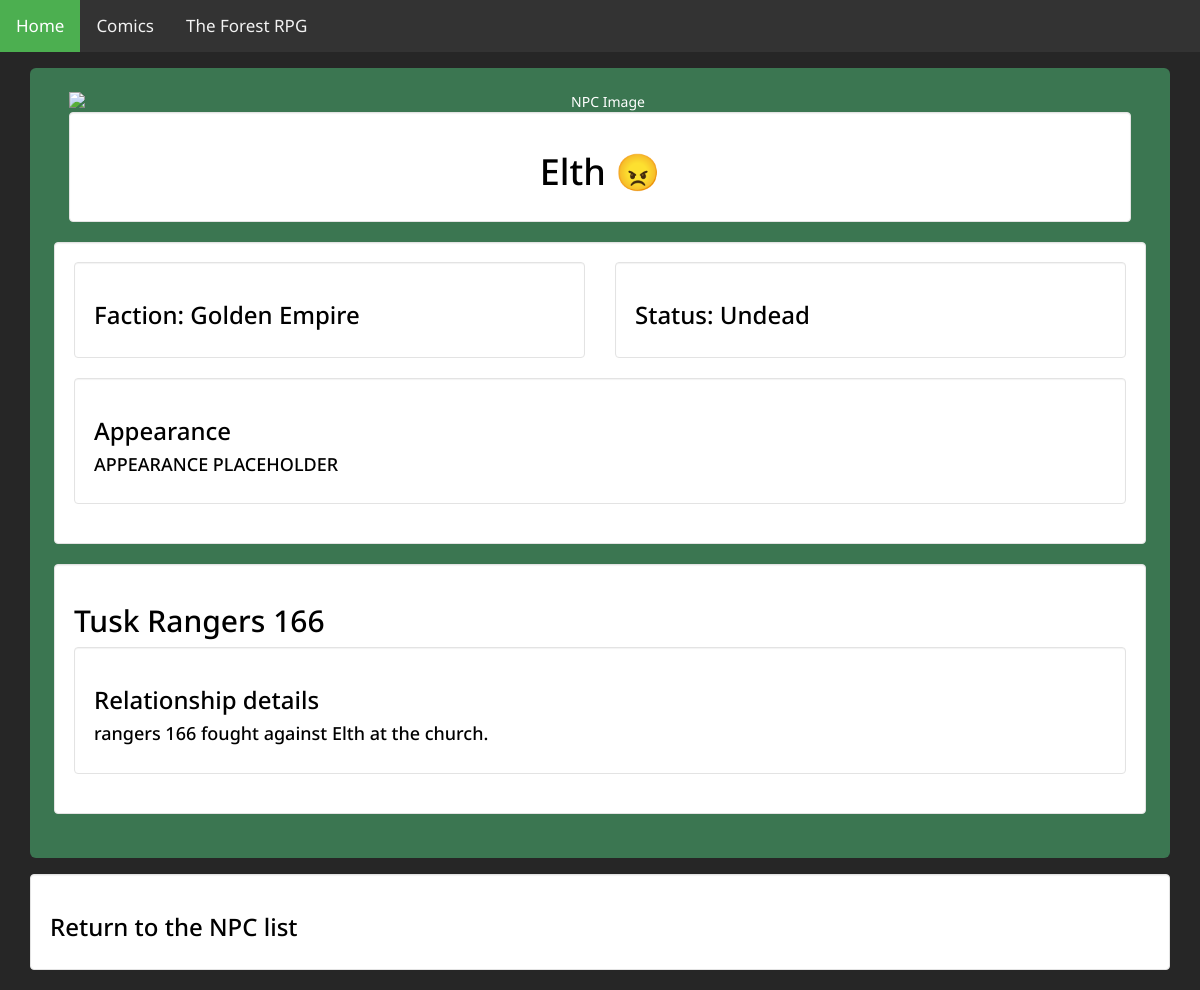
Page /rpg/group/3/npc/2 on the committed database.
### stats/models.py (models this page shows, shortened)
class NPC_Disposition(models.Model):
	NID = models.ForeignKey(NPC, on_delete=models.CASCADE)
	GID = models.ForeignKey(Group, on_delete=models.CASCADE)
	Disposition = models.IntegerField(default=0)
	Details = models.CharField(max_length=2000,blank=True, null=True)
	EmogiOverride = models.CharField(max_length=5,blank=True, null=True)
	GC_notes = models.CharField(max_length=2000,blank=True, null=True)
	class Meta:
		unique_together = ('NID', 'GID')
		verbose_name = 'NPC_Disposition'
		verbose_name_plural = 'NPC_Dispositions'

class NPC(models.Model):
	NID = models.AutoField(primary_key=True)
	Name =  models.CharField(max_length=200)
	Image  =  models.CharField(max_length=200, blank=True, null=True)
	Alive = models.BooleanField(default = True)
	Status = models.ForeignKey(Status, on_delete=models.CASCADE)
	FID = models.ForeignKey(Faction, on_delete=models.CASCADE)
	Appearance  =  models.CharField(max_length=2000)
	Details =  models.CharField(max_length=2000,blank=True, null=True)
	GC_notes = models.CharField(max_length=2000,blank=True, null=True)
	class Meta:
		verbose_name = 'NPC'
		verbose_name_plural = 'NPCs'

class Faction(models.Model):
	FID = models.AutoField(primary_key=True)
	Name =  models.CharField(max_length=200)
	Image  =  models.CharField(max_length=200, blank=True, null=True)
	Details =  models.CharField(max_length=2000,blank=True, null=True)
	GC_notes = models.CharField(max_length=2000,blank=True, null=True)

class Status(models.Model):
	SUID = models.AutoField(primary_key=True)
	Name =  models.CharField(max_length=200)
	Details =  models.CharField(max_length=2000,blank=True, null=True)
	GC_notes = models.CharField(max_length=2000,blank=True, null=True)
	class Meta:
		verbose_name = 'Status'
		verbose_name_plural = 'Statuses'
	def __str__(self):
		return self.Name

class Group(models.Model):
	GID = models.AutoField(primary_key=True)
	FID = models.ForeignKey(Faction, on_delete=models.CASCADE)
	Name = models.CharField(max_length=200)
	GC_notes = models.CharField(max_length=2000,blank=True, null=True)

### stats/views.py (the view)
# urls.py: path('group/<int:GIDin>/npc/<int:NIDin>', views.NPCpage, name = 'NPCpage'),
def NPCpage(request, GIDin,NIDin):
	if CanViewGroup(request,GIDin):
		theGroup = get_object_or_404(Group,GID = GIDin)
		NPC_dist = get_object_or_404(NPC_Disposition,GID = GIDin, NID = NIDin)
		if NPC_dist.NID.Image:
			image = finders.find('stats/npc/'+NPC_dist.NID.Image)
			if not image:
				NPC_dist.NID.Image = 'invalid.png'
		return render(request, 'stats/NPC.html', {'Group':theGroup,'NPC':NPC_dist})
	else:
		return HttpResponseRedirect(reverse('index'))

### stats/views.py (called while the page is built)
def CanViewGroup(request,GIDin):
	userHasGroup = False
	publicGroups = public_Group.objects.filter(GID = GIDin).first()
	if publicGroups != None:
		userHasGroup = publicGroups.IsPublic
	if not userHasGroup:
		userHasGroup = isGameCommander(request, GIDin)
	if not userHasGroup and request.user.is_authenticated:
			accessstats = Group_Access.objects.filter(PID = getPid(request), GID = GIDin).first()
			if accessstats != None:
				userHasGroup = accessstats.IsPlayer
	return userHasGroup

### stats/templates/stats/NPC.html (shortened to what this page needs)
{% extends 'stats/base.html' %}
{% block content %}
<div class="container-fluid">
	<div class="col-md-12">
			{% if NPC %}
			<div class="well-lg">
				<div class="container-fluid bg-1 text-center">
					{% if NPC.NID.Image is not nothing %}
					{% load static %}
					<img class="img-responsive center-block" src="{% static 'stats/npc/' %}{{NPC.NID.Image}}" alt="NPC Image"/>
					{% endif %}
					<div class = "well">
					<h1>{{ NPC.NID.Name }}
					{% if NPC.EmogiOverride is not nothing %} {{ NPC.EmogiOverride }}
					{% elif NPC.Disposition < -5 %} &#x1F624
					{% elif NPC.Disposition < 0 %}  &#x1F620
					{% elif NPC.Disposition == 0 %} &#x1F610
					{% elif NPC.Disposition > 5 %} 	&#x1F604
					{% elif NPC.Disposition > 0 %} 	&#x1F642
					{% endif %}{% if NPC.NID.Alive is False %}(deceased){% endif %}
					</h1>
					</div>
				</div>
				<div class = "well">
				<div class ="row">
				<div class="col-sm-6">
					<div class = "well">
						<h3>Faction: <a href="{% url 'FactionPage' Group.GID NPC.NID.FID.FID %}">{{ NPC.NID.FID.Name }}</a></h3>
					</div>
				</div>
				<div class="col-sm-6">
					<div class = "well">
						<h3>Status: {{NPC.NID.Status}}</h3>
					</div>
				</div>
				</div>
				{% if NPC.NID.Appearance is not nothing %}
				<div class = "well">
					<h3>Appearance</h3>
					<h4>{{NPC.NID.Appearance}} </h4>
				</div>
				{% endif %}
				</div>
				<div class="well">
				<h2 class="active"><a href="{% url 'group' Group.GID %}">{{ Group.Name }}</a></h2>
				{% if NPC.Details  is not nothing %}
				<div class = "well">
					<h3>Relationship details </h3>
					<h4>{{NPC.Details}} </h4>
				</div>
				{% endif %}
				</div>
			</div>
			<div class="well">
				<h3 class="active"><a href="{% url 'NPClist' Group.GID %}">Return to the NPC list</a></h3>
			</div>
			{% else %}
				<div class="well-lg"><h2>No NPC Data.</p></h2></div>
			{% endif %}
	</div>
</div>
{% endblock %}

### stats/templates/stats/base.html (style rules this page uses)
body { font-family: 'Noto Sans', sans-serif; background: #262626; !important; }
body a { color: White; }
.well-lg { color: ; background-color: #3b7651; //padding: 6px 8px 6px 16px; margin: 16px 0; }
.well { color: black; background-color: white; }
.well a { color: black; }

### rows in the picture
NPC_Disposition: NID.Name "Elth", NID.FID.Name "Golden Empire", NID.Status "Undead", NID.Appearance "APPEARANCE PLACEHOLDER", Details "rangers 166 fought against Elth at the church."
Group: Name "Tusk Rangers 166"
